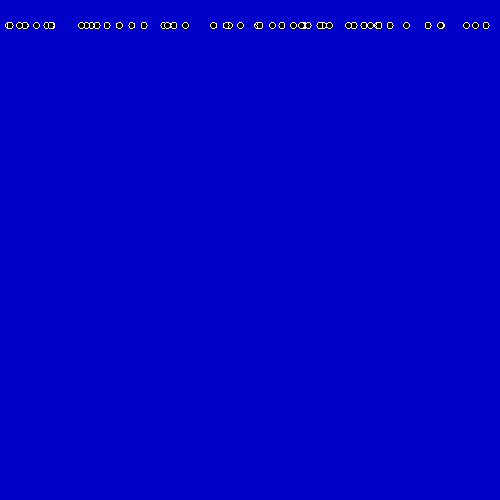
Frame 1 (no input)
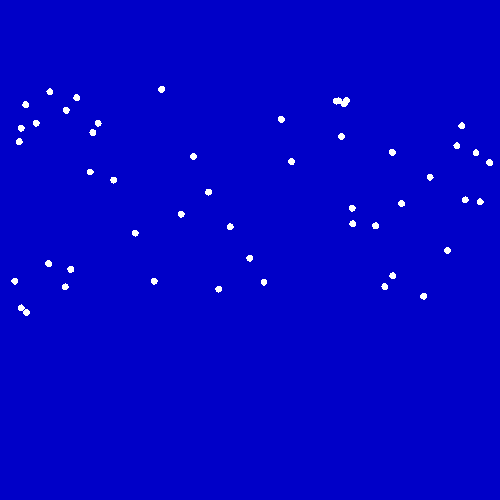
Frame 60 (the mouse pressed at the canvas centre just before this capture)
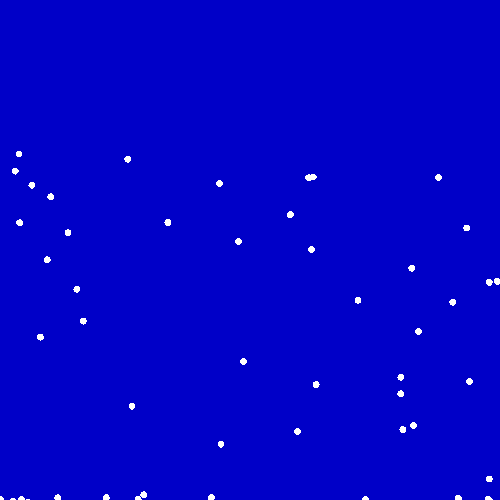
Frame 120 (the mouse held since frame 60 and released just before this capture)

The Processing sketch that drew these frames (run headless with seeded random() and noise(); from frame 60 on, the mouse is pressed at the canvas centre):

// Processing sketch: particles3
// ── particles3.pde
/// RUNNING BUGS
//
//*//////////////////

final int   FR   = 10; //!< How many frames per second
final int   Num  = 50; //!< How many bugs

final float minv = 10.0; //!< The slightest movement of the insect
final float maxv = 50.0; //!< What the greatest movement of the insect

float y0=0.0; //!< Starting height = height/D;

float[] y=new float[Num]; //!< Vertical position
float[] x=new float[Num]; //!< Horizontal position

float[] vy=new float[Num]; //!< Vertical speed in pixels per second!
float[] vx=new float[Num]; //!< Horizontal speed in pixels per second!

boolean[] in_collision=new boolean[Num]; //!< Is it involved in some kind of collision?
float DIAM=6; //!< Diameter of the "insect" as a circle.

//Naive collision detection (full of errors!)
void checkCollisions() //changes in_collision
{
  for(int i=0;i<Num;i++)
  {
    for(int j=0;j<Num;j++)
    {
      float distance=dist(x[i],y[i],x[j],y[j]);
      if(distance<DIAM) // A collision occurred when the distance is less than two radii.
        in_collision[i]=true;
    }
  }
}

void draw() // changes global y,x,vx,vy
{
  // Visualisation
  background(0,0,200); // rgB

  for(int i=0;i<Num;i++) // Visualisation
  {
    if(in_collision[i]) fill(255);
    else fill(0);
    ellipse(x[i],y[i],DIAM,DIAM);
  }

  for(int i=0;i<Num;i++) // Change of positions
  {
    y[i]+=vy[i]/FR; // Vertical speed is in pixels per second!
    x[i]+=vx[i]/FR; // Horisontal speed is in pixels per second!
    
    // Checking the new positions    
    if(y[i]<height-3) // Still on the way
    {
      if(x[i] < 0 || width < x[i])
        vx[i]=-vx[i]; // Changes in the direction of the horisontal component of the velocity vector to the opposite
    }
    else // Target line achieved
    {
      vy[i]=0;
      vx[i]=0;
    }
  }
  
  checkCollisions();
}

void setup() // changes global y0,y,x,vx,vy
{
  size(500,500);
  y0=height/20;
  
  noSmooth();
  frameRate(FR);
  stroke(255);
  fill(0);
    
  for(int i=0;i<Num;i++) // Initialize positions and speeds
  {
    y[i]=y0;  // Initial vertical positions         
    x[i]=random(width); // Horizontal positions
    vy[i]=random(minv,maxv); // Vertical speeds
    vx[i]=random(-maxv/2,maxv/2); // Horisontal speeds could be negative.
  }
}

/// @date 2025-11-03 ( → https://github.com/borkowsk/bookProcessingEN)
